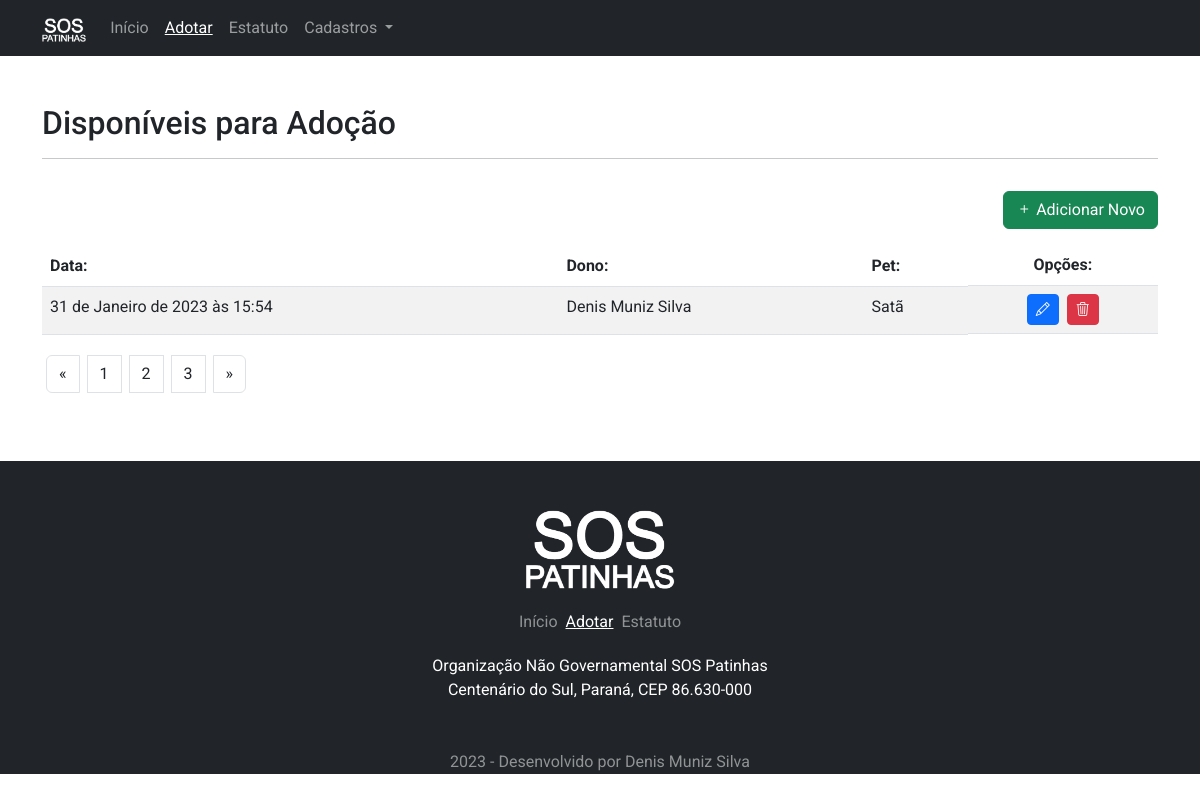
/adocao/lista/, run on the app's committed database.
### pet/models.py (models this page shows, shortened)
class Adocao(models.Model):
    VAR_SEXO = [
        ('Indefinido', 'Indefinido'),
        ('Macho', 'Macho'),
        ('Fêmea', 'Fêmea'),
    ]
    VAR_STATUS = [
        ('d', 'Disponível'),
        ('a', 'Adotado'),
        ('c', 'Adoção Cancelada'),
    ]
    cadastrado_em = models.DateTimeField(auto_now_add=True)
    nome_dono = models.CharField(
        max_length=200, verbose_name='Nome Completo do Dono')
    email_1 = models.CharField(
        max_length=150, verbose_name='E-mail 01', null=True, blank=True)
    email_2 = models.CharField(
        max_length=150, verbose_name='E-mail 02', null=True, blank=True)
    fone_1 = models.CharField(max_length=15, verbose_name='Fone 01')
    fone_2 = models.CharField(
        max_length=15, verbose_name='Fone 02', null=True, blank=True)
    fone_3 = models.CharField(
        max_length=15, verbose_name='Fone 03', null=True, blank=True)
    obs = models.TextField(
        max_length=2000, verbose_name='Observações', null=True, blank=True)
    cep = models.CharField(
        max_length=8, verbose_name='CEP', null=True, blank=True)
    estado = models.CharField(
        max_length=2, verbose_name='Estado', null=True, blank=True)
    cidade = models.CharField(
        max_length=200, verbose_name='Cidade', null=True, blank=True)
    bairro = models.CharField(
        max_length=200, verbose_name='Bairro', null=True, blank=True)
    endereco = models.CharField(
        max_length=250, verbose_name='Endereço', null=True, blank=True)
    numero = models.IntegerField(
        default=0, verbose_name='Número', null=True, blank=True)
    complemento = models.TextField(
        max_length=2000, verbose_name='Complemento', null=True, blank=True)
    nome_pet = models.CharField(max_length=200, verbose_name='Nome do Pet')
    idade = models.ForeignKey(
        Idade, on_delete=models.PROTECT, verbose_name='Idade')
    especie = models.ForeignKey(
        Especie, on_delete=models.PROTECT, verbose_name='Especie')
    raca = models.ForeignKey(
        Raca, on_delete=models.PROTECT, verbose_name='Raça')
    sexo = models.CharField(max_length=10, choices=VAR_SEXO)
    qualidades = models.CharField(max_length=2000, verbose_name='Qualidades')
    img = models.ImageField(upload_to='Adocao_fotos/', verbose_name='Foto')
    status = models.CharField(max_length=1, choices=VAR_STATUS)

### pet/views.py (the view)
# urls.py: path('adocao/lista/', PaginaAdotarLista.as_view(), name='lista-pet'),
class PaginaAdotarLista(ListView):
    model = Adocao
    template_name = 'pet/divulgar_lista.html'

### pet/templates/pet/divulgar_lista.html (shortened to what this page needs)
{% extends 'base.html' %}
{% load static %}
{% block menuativo2 %} active {% endblock %}
{% block footerativo2 %} active {% endblock %}
{% block pagina %}
<div class="container py-5">
    <h2>Disponíveis para Adoção</h2>
    <hr>
    <div class="d-flex justify-content-end pt-3">
        <a href="{% url 'added-pet' %}" class="btn btn-success"><i class="bi bi-plus me-1"></i>Adicionar Novo</a>
    </div>
        <div class="table-responsive">
            <table class="table table-striped mt-3">
                <thead>
                    <tr>
                        <th scope="col d-flex">Data:</th>
                        <th scope="col">Dono:</th>
                        <th scope="col">Pet:</th>
                        <th scope="col" class="d-flex justify-content-center">Opções:</th>
                    </tr>
                </thead>
                <tbody>
                    {% for item in object_list %}
                    <tr>
                        <td>{{item.cadastrado_em}}</td>
                        <td>{{item.nome_dono}}</td>
                        <td>{{item.nome_pet}}</td>
                        <td class="d-flex justify-content-center">
                            <a href="{% url 'edit-pet' item.pk %}" class="btn btn-primary btn-sm me-1">
                                <i class="bi bi-pencil"></i></a>
                            <a href="{% url 'delete-pet' item.pk %}" class="btn btn-danger btn-sm ms-1">
                                <i class="bi bi-trash3"></i></a>
                        </td>
                    </tr>
                    {% empty %}
                    <tr>
                        <td colspan="4">Nao existem pets disponíveis para adoção no momento.</td>
                    </tr>
                    {% endfor %}
                </tbody>
            </table>
        </div>
    <nav aria-label="Page navigation example">
        <ul class="pagination">
            <li class="page-item m-1">
                <a class="page-link" href="#" aria-label="Previous">
                    <span aria-hidden="true" class="text-dark">&laquo;</span>
                </a>
            </li>
            <li class="page-item m-1"><a class="page-link text-dark" href="#">1</a></li>
            <li class="page-item m-1"><a class="page-link text-dark" href="#">2</a></li>
            <li class="page-item m-1"><a class="page-link text-dark" href="#">3</a></li>
            <li class="page-item m-1">
                <a class="page-link" href="#" aria-label="Next">
                    <span aria-hidden="true" class="text-dark">&raquo;</span>
                </a>
            </li>
        </ul>
    </nav>
</div>
{% endblock %}

### static/css/main.css (style rules this page uses)
* { font-family: 'Mountains of Christmas', cursive; font-family: 'Roboto', sans-serif; }

### data on the page
Adocao: cadastrado_em "31 de Janeiro de 2023 às 15:54", nome_dono "Denis Muniz Silva", nome_pet "Satã"
